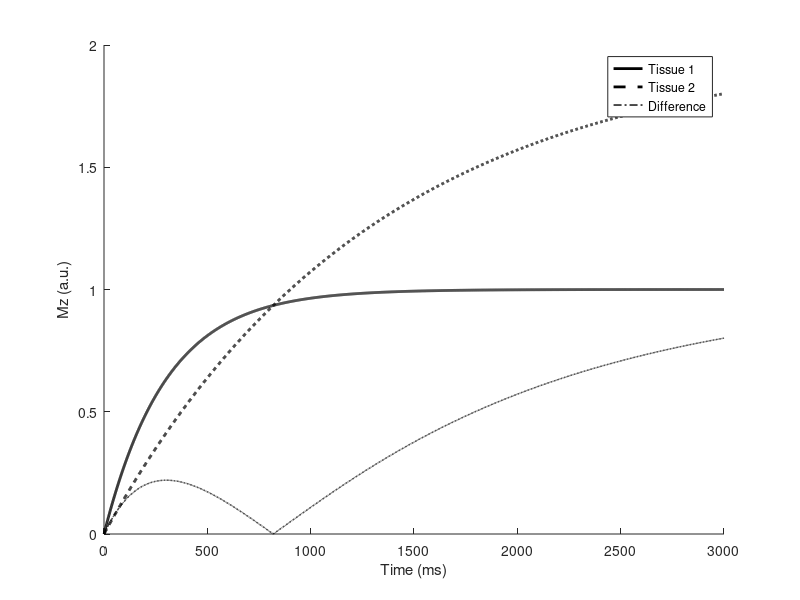

This chart was generated by the following MATLAB code:
clear

%Tissue 1
T1_1 = 300 %ms
Mz_1(1) = 0;
M0_1 = 1;

%Tissue 2
T1_2 = 1300 %ms
Mz_2(1) = 0;
M0_2 = 2;


for t=2:3000
    Mz_1(t) = M0_1 * (1-exp(-t/T1_1)) + Mz_1(1) * exp(-t/T1_1);
    Mz_2(t) = M0_2 * (1-exp(-t/T1_2)) + Mz_2(1) * exp(-t/T1_2);
end

diff=abs(Mz_1-Mz_2);
[maxDiff,maxDiffPos]=max(diff)

figure
plot(Mz_1,'k-','LineWidth',2)
hold on
plot(Mz_2,'k--','LineWidth',2)
plot(diff,'k-.','LineWidth',1)
legend('Tissue 1','Tissue 2','Difference')
xlabel('Time (ms)')
ylabel('Mz (a.u.)')
box off
